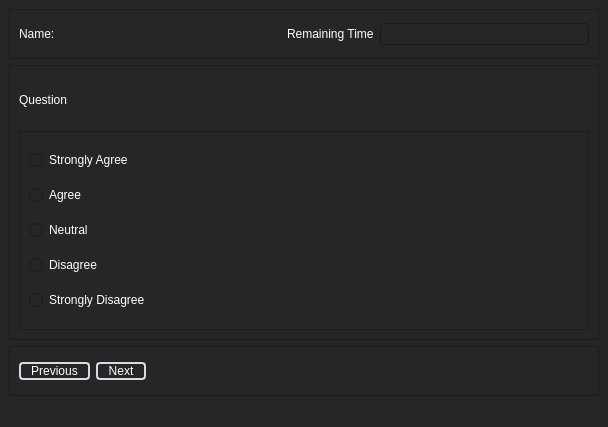
<?xml version="1.0" encoding="UTF-8"?>
<ui version="4.0">
 <class>MainWindow</class>
 <widget class="QMainWindow" name="MainWindow">
  <property name="geometry">
   <rect>
    <x>0</x>
    <y>0</y>
    <width>608</width>
    <height>427</height>
   </rect>
  </property>
  <property name="windowTitle">
   <string>MainWindow</string>
  </property>
  <property name="styleSheet">
   <string notr="true">background-color: rgb(38, 38, 38);
color: rgb(255, 255, 255);</string>
  </property>
  <widget class="QWidget" name="centralwidget">
   <layout class="QVBoxLayout" name="verticalLayout">
    <item>
     <widget class="QFrame" name="frame">
      <property name="maximumSize">
       <size>
        <width>16777215</width>
        <height>50</height>
       </size>
      </property>
      <property name="styleSheet">
       <string notr="true">QLabel {
    font: 13pt &quot;Calibri&quot;;
}</string>
      </property>
      <property name="frameShape">
       <enum>QFrame::StyledPanel</enum>
      </property>
      <property name="frameShadow">
       <enum>QFrame::Raised</enum>
      </property>
      <layout class="QHBoxLayout" name="horizontalLayout">
       <item>
        <widget class="QLabel" name="label">
         <property name="text">
          <string>Name: </string>
         </property>
        </widget>
       </item>
       <item>
        <widget class="QLabel" name="label_3">
         <property name="text">
          <string/>
         </property>
        </widget>
       </item>
       <item>
        <spacer name="horizontalSpacer_2">
         <property name="orientation">
          <enum>Qt::Horizontal</enum>
         </property>
         <property name="sizeHint" stdset="0">
          <size>
           <width>40</width>
           <height>20</height>
          </size>
         </property>
        </spacer>
       </item>
       <item>
        <widget class="QLabel" name="label_2">
         <property name="text">
          <string>Remaining Time</string>
         </property>
        </widget>
       </item>
       <item>
        <widget class="QLineEdit" name="lineEdit_2"/>
       </item>
      </layout>
     </widget>
    </item>
    <item>
     <widget class="QFrame" name="frame_2">
      <property name="frameShape">
       <enum>QFrame::StyledPanel</enum>
      </property>
      <property name="frameShadow">
       <enum>QFrame::Raised</enum>
      </property>
      <layout class="QVBoxLayout" name="verticalLayout_2">
       <item>
        <widget class="QLabel" name="question">
         <property name="maximumSize">
          <size>
           <width>16777215</width>
           <height>50</height>
          </size>
         </property>
         <property name="styleSheet">
          <string notr="true">QLabel {
    font: 12pt &quot;Calibri&quot;;
}</string>
         </property>
         <property name="text">
          <string>Question</string>
         </property>
        </widget>
       </item>
       <item>
        <widget class="QFrame" name="frame_4">
         <property name="styleSheet">
          <string notr="true">QLabel {
    font: 11pt &quot;Calibri&quot;;
}</string>
         </property>
         <property name="frameShape">
          <enum>QFrame::StyledPanel</enum>
         </property>
         <property name="frameShadow">
          <enum>QFrame::Raised</enum>
         </property>
         <layout class="QVBoxLayout" name="verticalLayout_3">
          <item>
           <widget class="QRadioButton" name="radioButton_1">
            <property name="text">
             <string>Strongly Agree</string>
            </property>
           </widget>
          </item>
          <item>
           <widget class="QRadioButton" name="radioButton_2">
            <property name="text">
             <string>Agree</string>
            </property>
           </widget>
          </item>
          <item>
           <widget class="QRadioButton" name="radioButton_3">
            <property name="text">
             <string>Neutral</string>
            </property>
           </widget>
          </item>
          <item>
           <widget class="QRadioButton" name="radioButton_4">
            <property name="text">
             <string>Disagree</string>
            </property>
           </widget>
          </item>
          <item>
           <widget class="QRadioButton" name="radioButton_5">
            <property name="text">
             <string>Strongly Disagree</string>
            </property>
           </widget>
          </item>
         </layout>
        </widget>
       </item>
      </layout>
     </widget>
    </item>
    <item>
     <widget class="QFrame" name="frame_3">
      <property name="maximumSize">
       <size>
        <width>16777215</width>
        <height>50</height>
       </size>
      </property>
      <property name="styleSheet">
       <string notr="true">QPushButton{
	font: 11pt &quot;Lucida Sans&quot;;
	border-width: 2px;	
	border-color: #DBD9E8;
	border-style: solid;
	padding-left: 10px;
	padding-right: 10px;
	border-radius: 4px;
}</string>
      </property>
      <property name="frameShape">
       <enum>QFrame::StyledPanel</enum>
      </property>
      <property name="frameShadow">
       <enum>QFrame::Raised</enum>
      </property>
      <layout class="QHBoxLayout" name="horizontalLayout_2">
       <item>
        <widget class="QPushButton" name="prevButton">
         <property name="text">
          <string>Previous</string>
         </property>
        </widget>
       </item>
       <item>
        <widget class="QPushButton" name="nextButton">
         <property name="text">
          <string>Next</string>
         </property>
        </widget>
       </item>
       <item>
        <spacer name="horizontalSpacer">
         <property name="orientation">
          <enum>Qt::Horizontal</enum>
         </property>
         <property name="sizeHint" stdset="0">
          <size>
           <width>405</width>
           <height>20</height>
          </size>
         </property>
        </spacer>
       </item>
      </layout>
     </widget>
    </item>
   </layout>
  </widget>
  <widget class="QMenuBar" name="menubar">
   <property name="geometry">
    <rect>
     <x>0</x>
     <y>0</y>
     <width>608</width>
     <height>21</height>
    </rect>
   </property>
  </widget>
  <widget class="QStatusBar" name="statusbar"/>
 </widget>
 <resources/>
 <connections/>
</ui>
